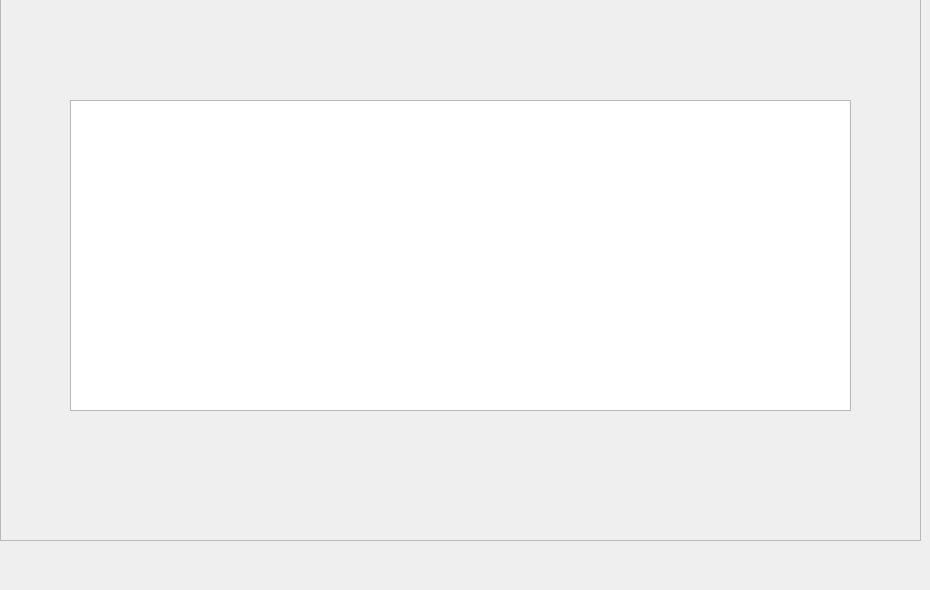
      <widget class="QWidget" name="tab_2">
       <attribute name="title">
        <string>Bilan Financier</string>
       </attribute>
       <widget class="QFrame" name="frame_6">
        <property name="geometry">
         <rect>
          <x>0</x>
          <y>-40</y>
          <width>921</width>
          <height>581</height>
         </rect>
        </property>
        <property name="styleSheet">
         <string notr="true">background-image:url(:/new/prefix1/background.png)</string>
        </property>
        <property name="frameShape">
         <enum>QFrame::StyledPanel</enum>
        </property>
        <property name="frameShadow">
         <enum>QFrame::Raised</enum>
        </property>
        <widget class="QPushButton" name="pushButton_74">
         <property name="geometry">
          <rect>
           <x>1140</x>
           <y>20</y>
           <width>51</width>
           <height>51</height>
          </rect>
         </property>
         <property name="styleSheet">
          <string notr="true">background : url(:/new/prefix1/logo-removebg-preview (1).png)</string>
         </property>
         <property name="text">
          <string/>
         </property>
        </widget>
        <widget class="QTextEdit" name="textEditBilanFinancier">
         <property name="geometry">
          <rect>
           <x>70</x>
           <y>140</y>
           <width>781</width>
           <height>311</height>
          </rect>
         </property>
        </widget>
        <zorder>textEditBilanFinancier</zorder>
        <zorder>pushButton_74</zorder>
       </widget>
      </widget>
